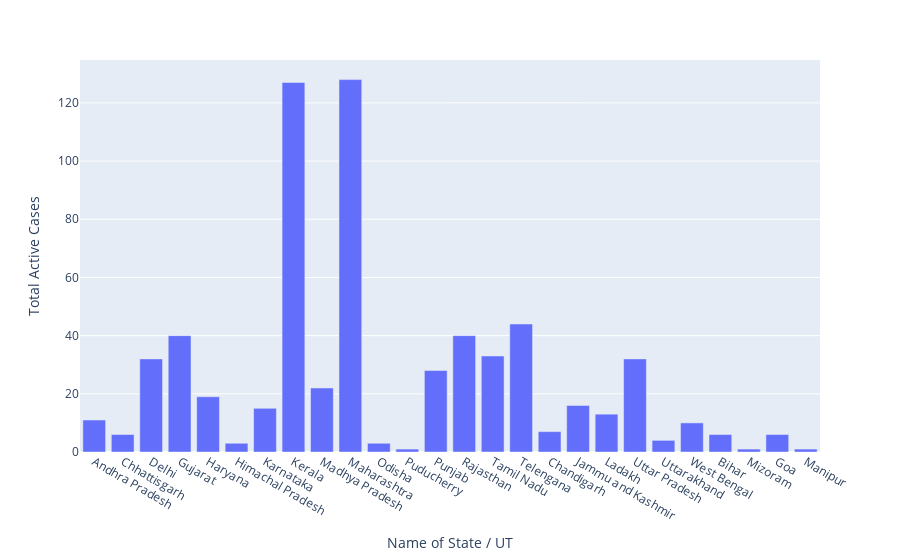

Source (notebook cell):
### Code cell
px.bar(df,x='Name of State / UT',y='Total Active Cases')

### Figure 1 — Plotly figure (JSON) as saved in the notebook; plotly's stock layout.template omitted (floating-point values rounded to 4 significant figures)
{"data": [{"alignmentgroup": "True", "hovertemplate": "Name of State / UT=%{x}<br>Total Active Cases=%{y}<extra></extra>", "legendgroup": "", "marker": {"color": "#636efa"}, "name": "", "offsetgroup": "", "orientation": "v", "showlegend": false, "textposition": "auto", "type": "bar", "x": ["Andhra Pradesh", "Chhattisgarh", "Delhi", "Gujarat", "Haryana", "Himachal Pradesh", "Karnataka", "Kerala", "Madhya Pradesh", "Maharashtra", "Odisha", "Puducherry", "Punjab", "Rajasthan", "Tamil Nadu", "Telengana", "Chandigarh", "Jammu and Kashmir", "Ladakh", "Uttar Pradesh", "Uttarakhand", "West Bengal", "Bihar", "Mizoram", "Goa", "Manipur"], "xaxis": "x", "y": [11, 6, 32, 40, 19, 3, 15, 127, 22, 128, 3, 1, 28, 40, 33, 44, 7, 16, 13, 32, 4, 10, 6, 1, 6, 1], "yaxis": "y"}], "layout": {"barmode": "relative", "legend": {"tracegroupgap": 0}, "margin": {"t": 60}, "xaxis": {"anchor": "y", "domain": [0, 1], "title": {"text": "Name of State / UT"}}, "yaxis": {"anchor": "x", "domain": [0, 1], "title": {"text": "Total Active Cases"}}}}
